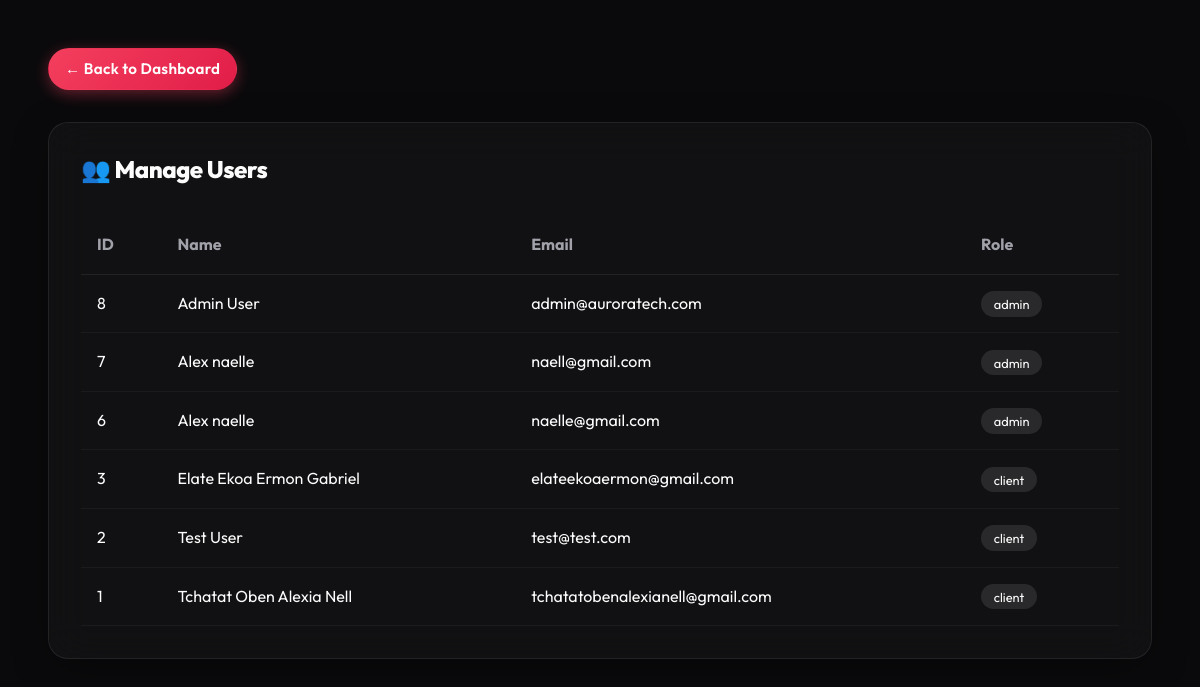
Page /Pages/users.php (signed in) on the committed database.
### tables this page shows
CREATE TABLE `users` (
  `id` int NOT NULL AUTO_INCREMENT,
  `name` varchar(255) NOT NULL,
  `email` varchar(255) NOT NULL,
  `password` varchar(255) NOT NULL,
  `role` varchar(255) NOT NULL DEFAULT 'client',
  `profile_color` varchar(255) DEFAULT 'linear-gradient(135deg, #f43f5e, #fb7185)',
  PRIMARY KEY (`id`),
  UNIQUE KEY `email` (`email`)
);

### Pages/users.php (the view, shortened to what this page needs)
<?php
include '../Database/connection.php';
$users_res = mysqli_query($conn, "SELECT id, name, email, role FROM USERS ORDER BY id DESC");
$users = $users_res ? mysqli_fetch_all($users_res, MYSQLI_ASSOC) : [];
?>
<!DOCTYPE html>
<html lang="en">
<head>
    <link rel="stylesheet" href="styles.css">
</head>
<body class="dashboard-body">
    <div style="margin-bottom: 2rem;">
        <a href="dashboard.php" class="btn btn-primary" style="padding: 0.5rem 1rem; text-decoration: none;">← Back to Dashboard</a>
    </div>
    <div class="panel-card glass">
        <h2><span class="icon">👥</span> Manage Users</h2>
        <table class="data-table">
            <thead>
                <tr>
                    <th>ID</th>
                    <th>Name</th>
                    <th>Email</th>
                    <th>Role</th>
                </tr>
            </thead>
            <tbody>
                <?php foreach ($users as $u): ?>
                <tr>
                    <td><?php echo $u['id']; ?></td>
                    <td><?php echo htmlspecialchars($u['name']); ?></td>
                    <td><?php echo htmlspecialchars($u['email']); ?></td>
                    <td><span style="padding: 0.3rem 0.8rem; border-radius: 20px; font-size: 0.8rem; background: rgba(255,255,255,0.1);"><?php echo htmlspecialchars($u['role']); ?></span></td>
                </tr>
                <?php endforeach; ?>
            </tbody>
        </table>
    </div>
</body>
</html>

### Pages/styles.css (style rules this page uses)
:root { --bg-main: #0a0a0c; --surface-dark: #121318; --surface-glass: rgba(255, 255, 255, 0.03); --surface-border: rgba(255, 255, 255, 0.08); --primary: #f43f5e; --primary-hover: #e11d48; --accent: #f59e0b; --accent-glow: rgba(244, 63, 94, 0.4); --text-main: #fcfcfd; --text-muted: #a1a1aa; --surface-dark: #09090b; --transition-fast: 0.2s cubic-bezier(0.4, 0, 0.2, 1); --profile-accent: linear-gradient(135deg, #f43f5e, #fb7185); --transition-smooth: 0.5s cubic-bezier(0.16, 1, 0.3, 1); }
* { margin: 0; padding: 0; box-sizing: border-box; }
body { font-family: 'Outfit', sans-serif; background-color: var(--bg-main); color: var(--text-main); min-height: 100vh; overflow-x: hidden; line-height: 1.6; }
h1, h2, h3, h4 { font-weight: 800; line-height: 1.2; letter-spacing: -0.02em; }
a { text-decoration: none; color: inherit; }
.glass { background: var(--surface-glass); backdrop-filter: blur(20px); -webkit-backdrop-filter: blur(20px); border: 1px solid var(--surface-border); box-shadow: 0 10px 40px -10px rgba(0,0,0,0.5); }
.btn { display: inline-flex; align-items: center; justify-content: center; padding: 0.75rem 1.75rem; border-radius: 50px; font-weight: 600; font-size: 0.95rem; cursor: pointer; transition: all var(--transition-fast); border: 1px solid transparent; letter-spacing: 0.02em; }
.btn-primary { background: linear-gradient(135deg, var(--primary), #e11d48); color: #fff; box-shadow: 0 4px 15px var(--accent-glow); }

### rows in the picture
users: id "8", name "Admin User", email "admin@auroratech.com", role "admin"
users: id "7", name "Alex naelle", email "naell@gmail.com", role "admin"
users: id "6", name "Alex naelle", email "naelle@gmail.com", role "admin"
users: id "3", name "Elate Ekoa Ermon Gabriel", email "elateekoaermon@gmail.com", role "client"
users: id "2", name "Test User", email "test@test.com", role "client"
users: id "1", name "Tchatat Oben Alexia Nell", email "tchatatobenalexianell@gmail.com", role "client"
